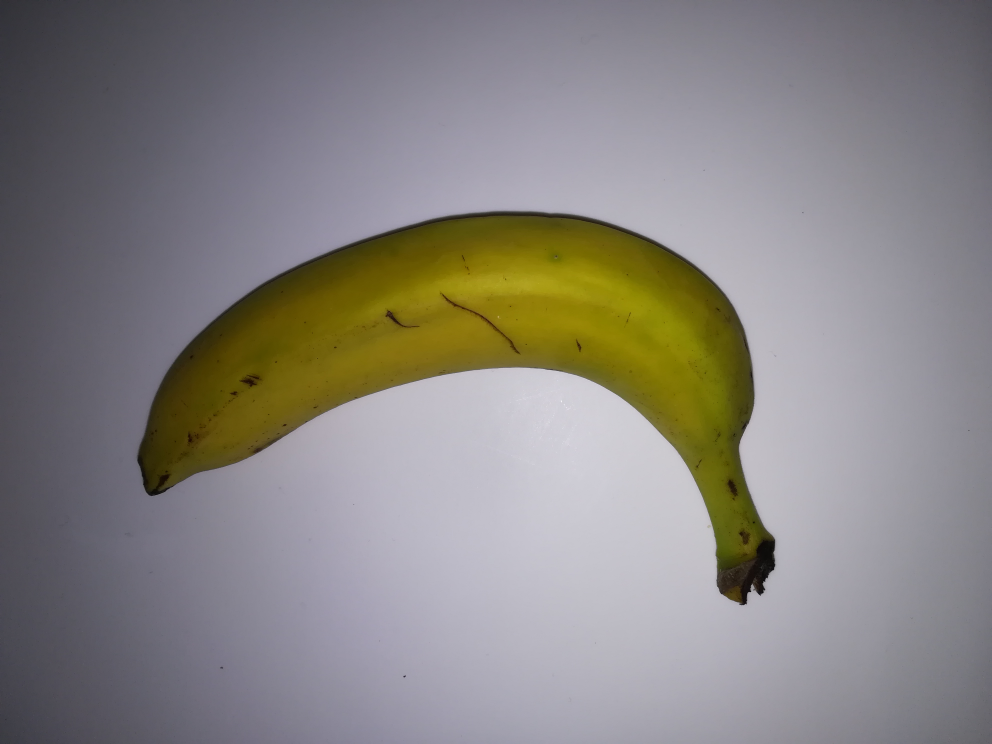
#> input picture images_to_classify/IMG_20181119_225303.jpg, 3968 x 2976 px (shown at 1/4 size)
$ jupyter execute --allow-errors colors_notebook_threshold.ipynb   (older library calls are emulated)
#> lines starting #> are read from the running program, lines starting #| are printed output that depends on the picture; after the words box and inside, x2 and y2 are one past the last pixel; in counts of white or black regions, pixels touching at a corner belong together
[cell 1]
import cv2
import numpy as np
import pandas as pd
from matplotlib import pyplot as plt

#from IPython.core.interactiveshell import InteractiveShell
#InteractiveShell.ast_node_interactivity = "all"

[cell 2]
#read image
img = cv2.imread('../images_to_classify/IMG_20181119_225303.jpg')
#> img is the input picture: shape (2976, 3968, 3); mean B, G, R 130.1, 132.4, 135.8
img = cv2.cvtColor(img, cv2.COLOR_BGR2RGB)
plt.imshow(img)

[cell 3]
#show histogram to see which treshold we should select
hist = plt.hist(img.ravel(), 256, [0,256])
#> (the rest of this cell did not finish here and is left out)

[cell 4]
def increase_brightness(img, value=30):
#> called with value = 60
    hsv = cv2.cvtColor(img, cv2.COLOR_BGR2HSV)
#> hsv: shape (2976, 3968, 3); mean H, S, V 154.5, 47.2, 143.1
    h, s, v = cv2.split(hsv)
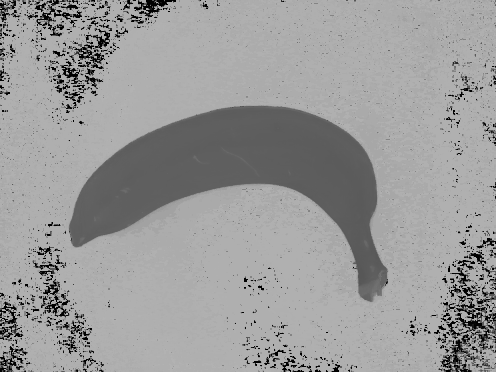
#> h: shape (2976, 3968) (shown at 1/8 size); min 0, max 178, mean 154.5
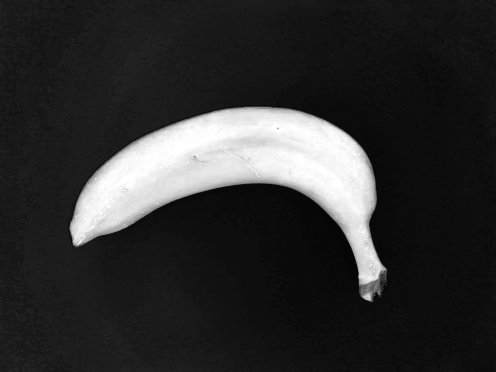
#> s: shape (2976, 3968) (shown at 1/8 size); min 0, max 255, mean 47.2

    lim = 255 - value
    v[v > lim] = 255
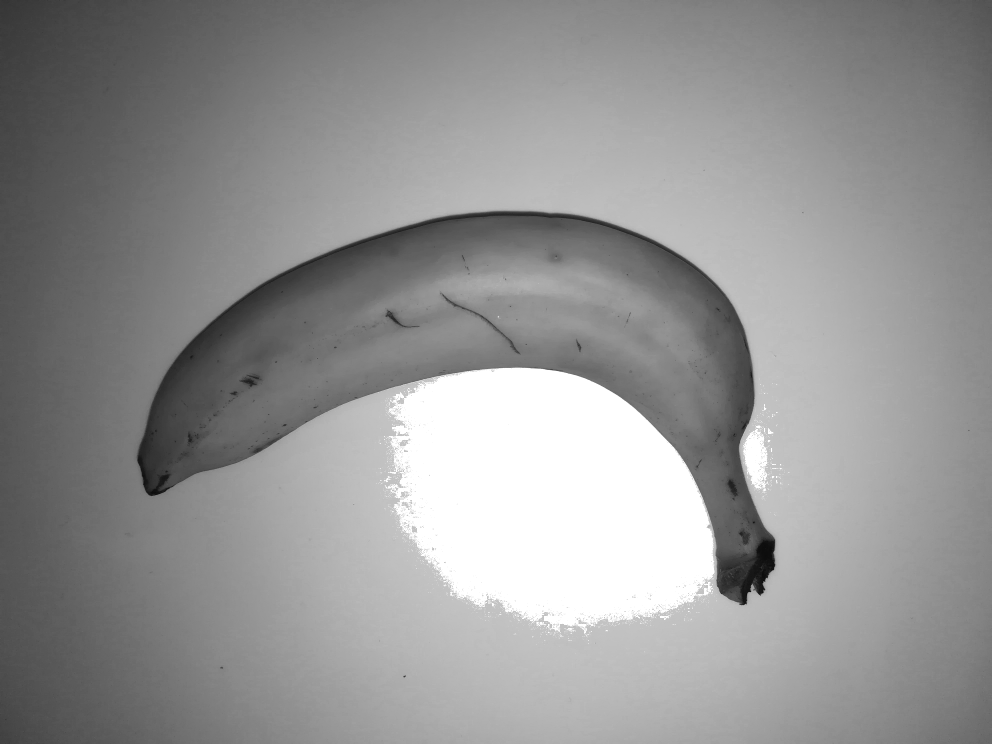
#> v: shape (2976, 3968) (shown at 1/4 size); min 1, max 255, mean 147.7
    v[v <= lim] += value

    final_hsv = cv2.merge((h, s, v))
#> final_hsv: shape (2976, 3968, 3); mean H, S, V 154.5, 47.2, 202.4
    img = cv2.cvtColor(final_hsv, cv2.COLOR_HSV2BGR)
    return img

img = increase_brightness(img, 60)
plt.imshow(img)

[cell 5]
#converting image to graysclae to find threshold
gray = cv2.cvtColor(img, cv2.COLOR_BGR2GRAY)
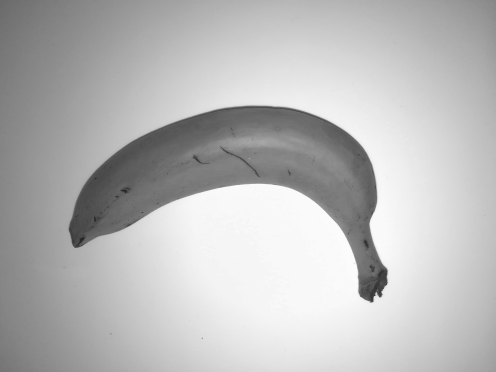
#> gray: shape (2976, 3968) (shown at 1/8 size); min 7, max 255, mean 185.6
gray = cv2.bilateralFilter(gray, 11, 17, 17)
thresh = cv2.adaptiveThreshold(gray, 50, cv2.ADAPTIVE_THRESH_MEAN_C, cv2.THRESH_BINARY_INV, 11, 2)
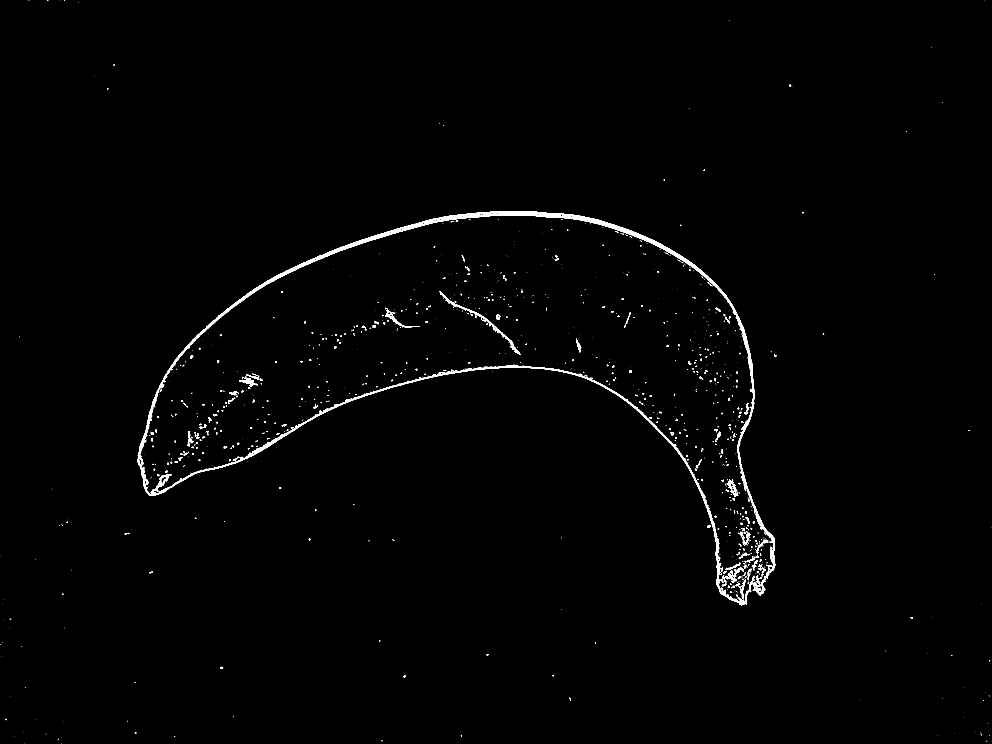
#> thresh: shape (2976, 3968) (shown at 1/4 size); values 0 (black) and 50 (white), 0.85% white; 1440 white regions (1120 under 20 px), largest, box (x1, y1, x2, y2) and area: (549, 844, 3102, 2421) 70047, (1759, 1164, 2084, 1420) 2917, (603, 1896, 687, 1975) 1313
plt.imshow(thresh)

[cell 6]
kernel = cv2.getStructuringElement(cv2.MORPH_ELLIPSE,(9,9))
dilated = cv2.dilate(thresh, kernel)
#> dilated: shape (2976, 3968); values 0 (black) and 50 (white), 2.4% white; 530 white regions
plt.imshow(dilated)

[cell 7]
_, cnts, _  = cv2.findContours(dilated, cv2.RETR_EXTERNAL, cv2.CHAIN_APPROX_SIMPLE)
#> cnts = 107 contours; largest, box (x1, y1, x2, y2) and area: (545, 840, 3106, 2425) 1684239, (495, 2127, 523, 2143) 270, (877, 2663, 897, 2679) 220, (2273, 2786, 2288, 2808) 214, (594, 2282, 616, 2297) 214

[cell 8]
#insert fruit area of original image onto a new image with black background
mask = np.zeros_like(img)
plt.imshow(mask)

[cell 9]
#insert fruit area of original image onto a new image with black background

#creating new black image same size as the original
out = np.zeros_like(img)

#selecting all the pixels from mask that are white and replace them with those same
#pixels from the original image (that correspond to the pixels of the fruit)
cv2.fillPoly(mask, pts = cnts, color=(255,255,255))
#> mask: shape (2976, 3968, 3); 14.4% white; 107 white regions, largest, box (x1, y1, x2, y2) and area: (545, 840, 3106, 2425) 1687796, (495, 2127, 523, 2143) 304, (877, 2663, 897, 2679) 247

#show the mask we created
plt.imshow(mask)

[cell 10]
#put back all 3 color dimensions on the mask
img2 = img.copy()
mask[:,:,1] = mask[:,:,0]
mask[:,:,2] = mask[:,:,0]
img2[mask!=255] = 0
plt.imshow(img2)

[cell 11]
#get all the rgb values for the mask
r = img2[:,:,0]
g = img2[:,:,1]
b = img2[:,:,2]
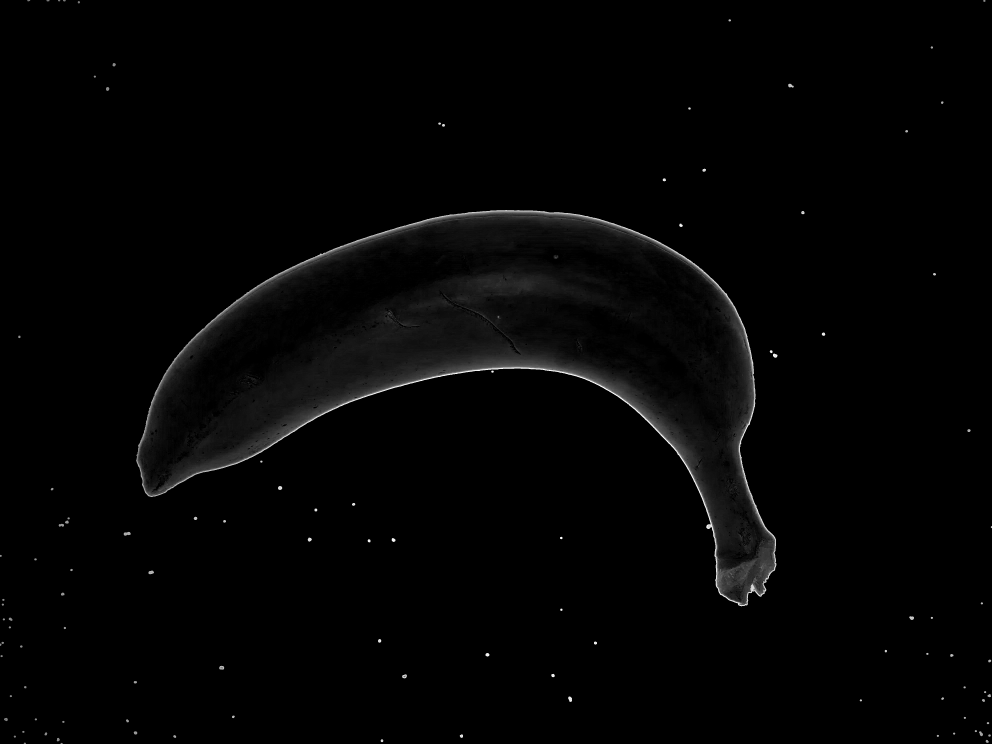
#> b: shape (2976, 3968) (shown at 1/4 size); min 0, max 255, mean 3.7

[cell 12]
#filter all the rgb values for the mask to eliminate the ones that are 0 (black)
r = r[r!=0]
g = g[g!=0]
b = b[b!=0]

[cell 13]
#find color by calculating the mean of each color component
[int(r.mean()), int(g.mean()), int(b.mean())]
#> Out = [166, 147, 27]

$ run again, with images_to_classify/IMG_20181119_225244.jpg copied over images_to_classify/IMG_20181119_225303.jpg
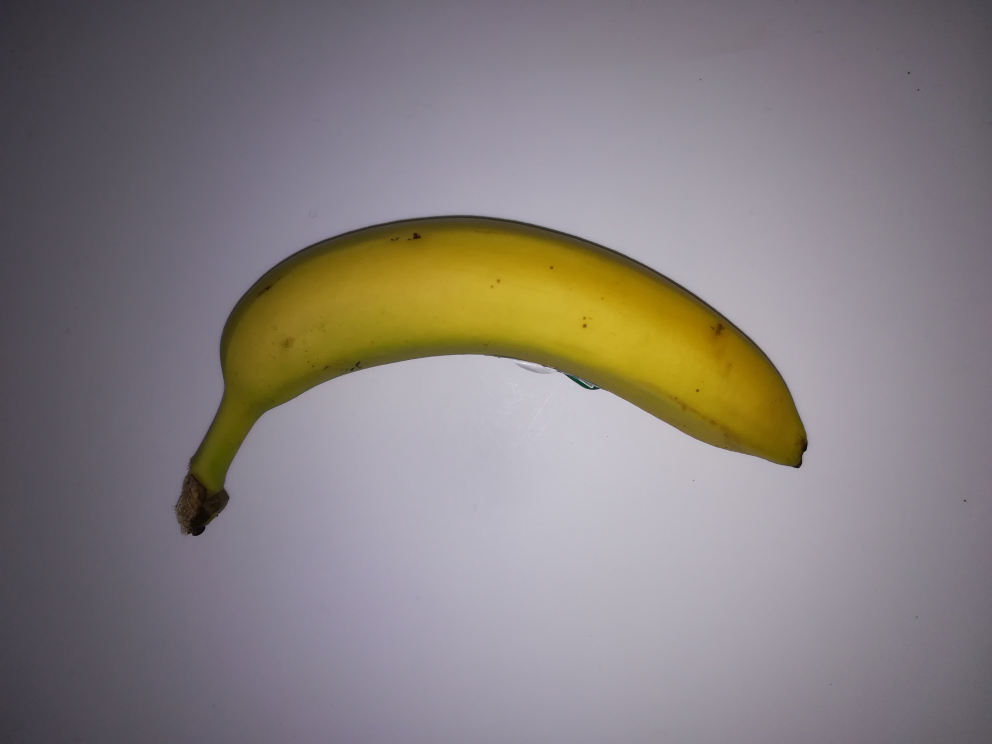
#> input picture images_to_classify/IMG_20181119_225244.jpg, 3968 x 2976 px (shown at 1/4 size)
#> img is the input picture: shape (2976, 3968, 3); mean B, G, R 127.4, 127.8, 134.4
#> hsv: shape (2976, 3968, 3); mean H, S, V 158.5, 41.9, 140.1
#> final_hsv: shape (2976, 3968, 3); mean H, S, V 158.5, 41.9, 199.9
#> `thresh = cv2.adaptiveThreshold(gray, 50, cv2.ADAPTIVE_THRESH_MEAN_C, c..`:
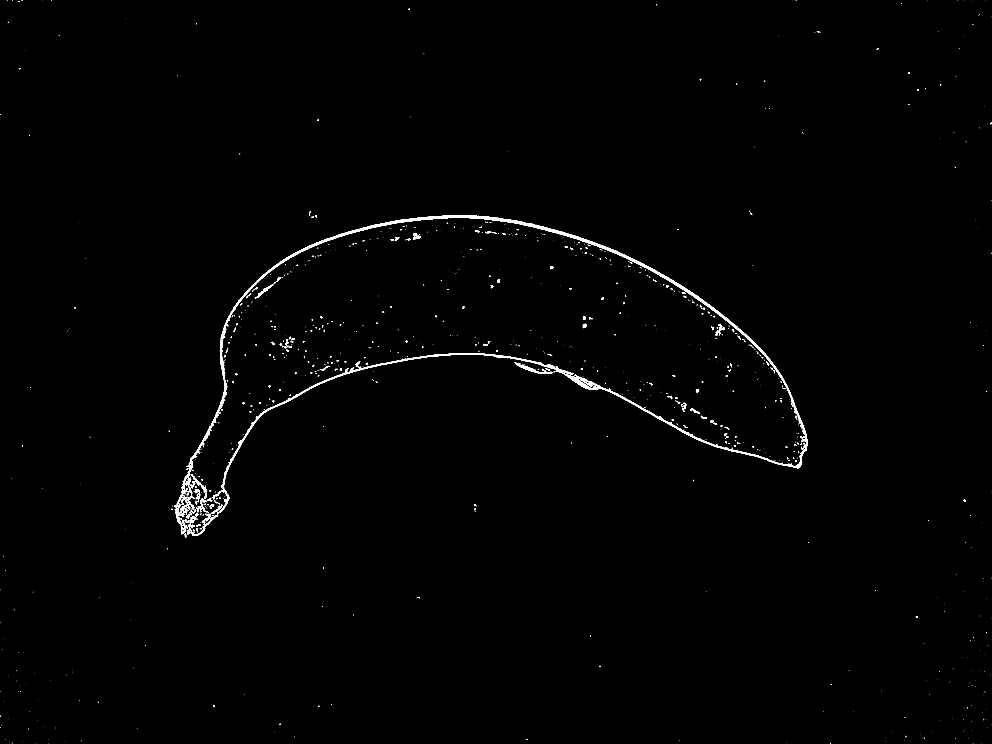
#> thresh: shape (2976, 3968) (shown at 1/4 size); values 0 (black) and 50 (white), 0.65% white; 1474 white regions (1265 under 20 px), largest, box (x1, y1, x2, y2) and area: (695, 861, 3230, 2144) 55122, (2058, 1450, 2212, 1495) 1245, (762, 1896, 829, 1996) 732
#> dilated: shape (2976, 3968); values 0 (black) and 50 (white), 2% white; 563 white regions
#> cnts = 240 contours; largest, box (x1, y1, x2, y2) and area: (681, 857, 3234, 2155) 1362437, (1232, 838, 1272, 876) 594, (1892, 2014, 1910, 2050) 345, (3255, 121, 3288, 135) 270, (2994, 839, 3015, 862) 248
#> mask: shape (2976, 3968, 3); 11.7% white; 240 white regions, largest, box (x1, y1, x2, y2) and area: (681, 857, 3234, 2155) 1365848, (1232, 838, 1272, 876) 667, (1892, 2014, 1910, 2050) 393
#> `b = img2[:,:,2]`:
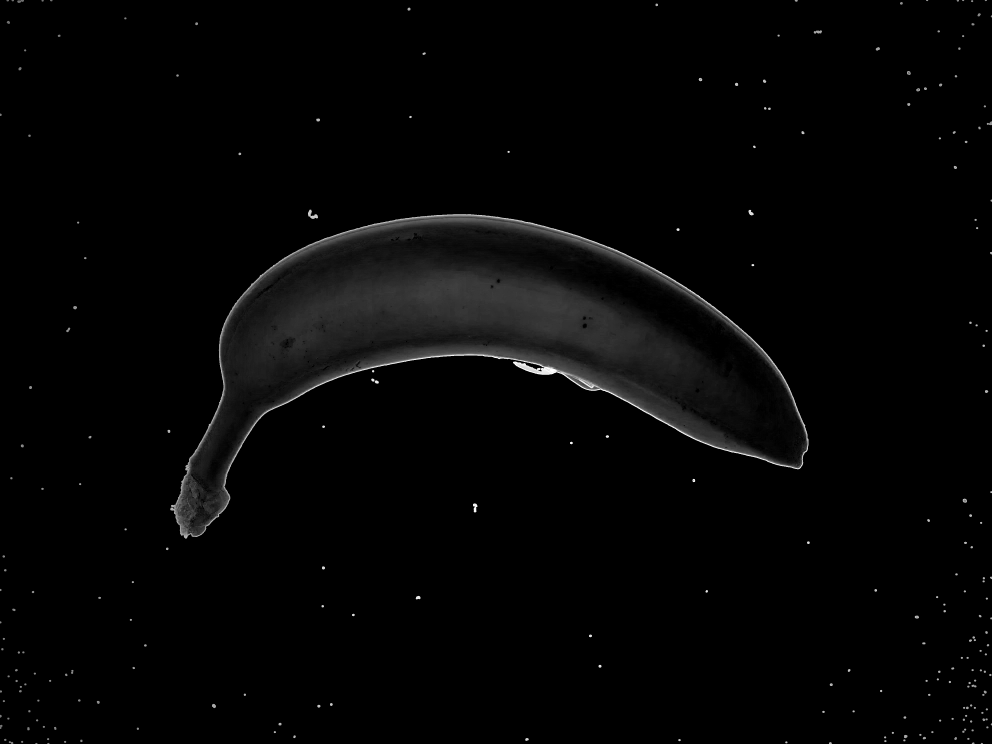
#> b: shape (2976, 3968) (shown at 1/4 size); min 0, max 255, mean 4.7
#> Out = [194, 163, 40]

$ run again, with images_to_classify/IMG_20181119_225255.jpg copied over images_to_classify/IMG_20181119_225303.jpg
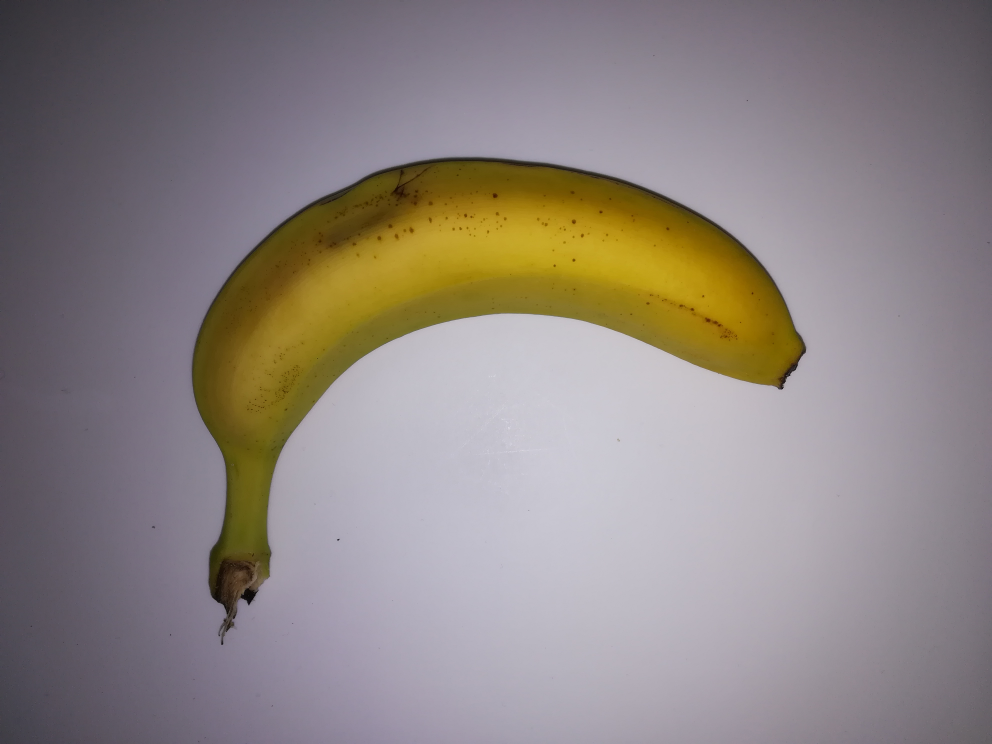
#> input picture images_to_classify/IMG_20181119_225255.jpg, 3968 x 2976 px (shown at 1/4 size)
#> img is the input picture: shape (2976, 3968, 3); mean B, G, R 130.2, 132.6, 141.2
#> hsv: shape (2976, 3968, 3); mean H, S, V 153.6, 47.2, 145.7
#> in increase_brightness, `v[v > lim] = 255`:
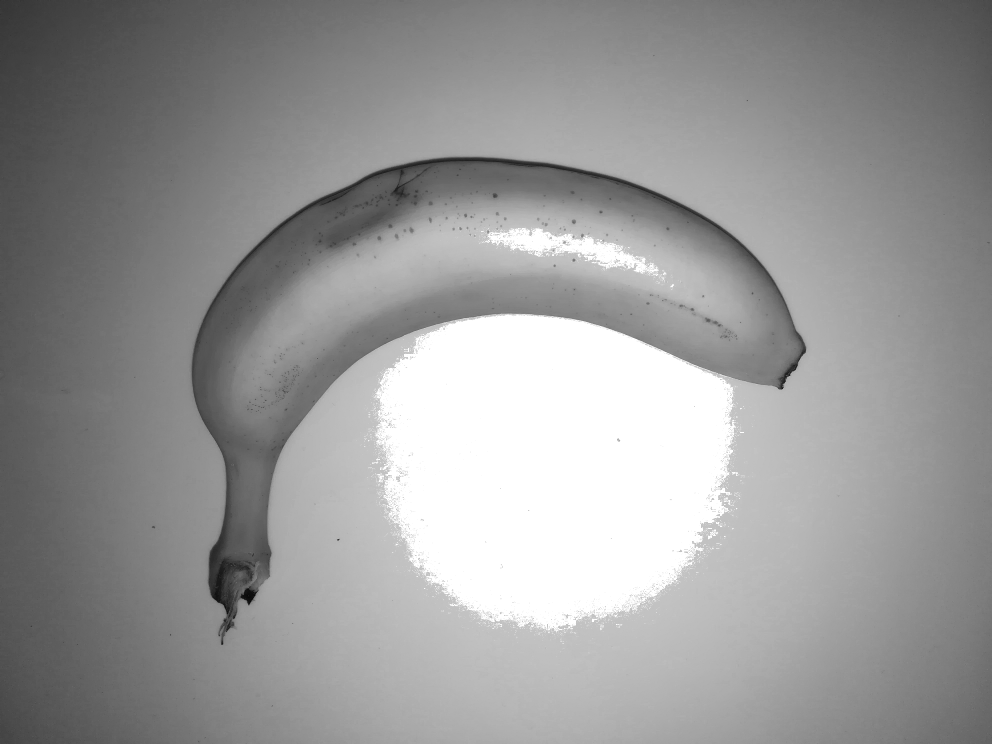
#> v: shape (2976, 3968) (shown at 1/4 size); min 1, max 255, mean 152.1
#> final_hsv: shape (2976, 3968, 3); mean H, S, V 153.6, 47.2, 204.7
#> thresh: shape (2976, 3968); values 0 (black) and 50 (white), 0.9% white; 2060 white regions (1573 under 20 px), largest, box (x1, y1, x2, y2) and area: (768, 629, 3224, 2458) 63220, (962, 2289, 1039, 2422) 1680, (1560, 662, 1734, 784) 1589
#> dilated: shape (2976, 3968); values 0 (black) and 50 (white), 2.9% white; 893 white regions
#> cnts = 303 contours; largest, box (x1, y1, x2, y2) and area: (764, 625, 3228, 2584) 1705411, (242, 1556, 271, 1577) 296, (603, 2100, 624, 2118) 243, (2465, 1751, 2484, 1770) 238, (3520, 2676, 3540, 2698) 228
#> mask: shape (2976, 3968, 3); 14.7% white; 303 white regions, largest, box (x1, y1, x2, y2) and area: (764, 625, 3228, 2584) 1709132, (242, 1556, 271, 1577) 338, (603, 2100, 624, 2118) 272
#> `b = img2[:,:,2]`:
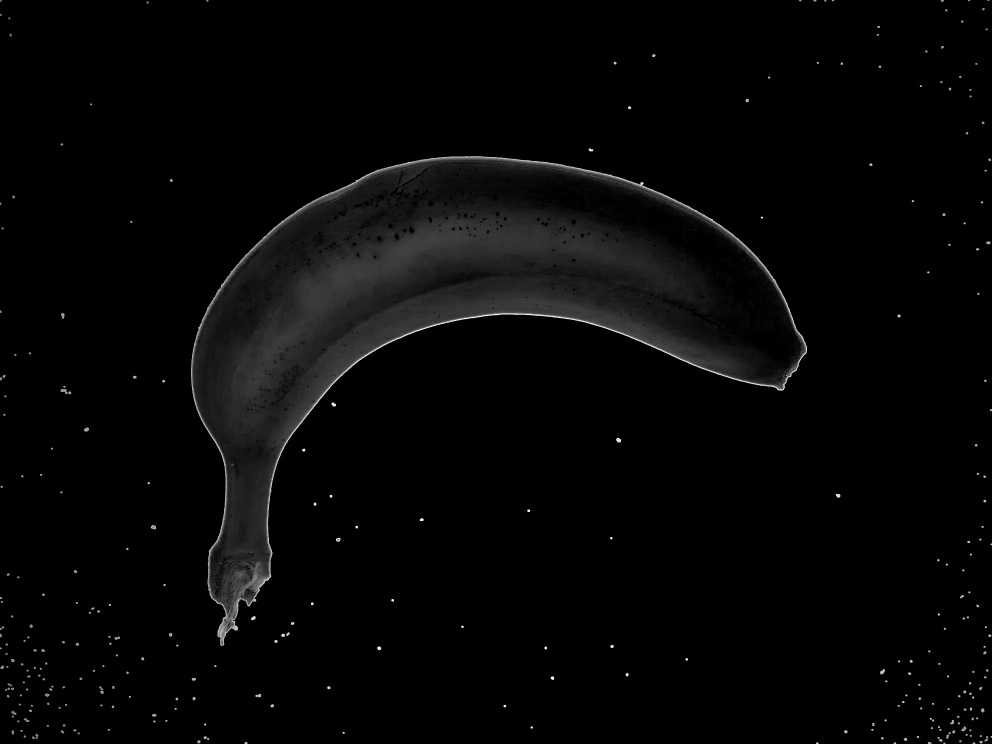
#> b: shape (2976, 3968) (shown at 1/4 size); min 0, max 255, mean 5.7
#> Out = [191, 155, 39]
